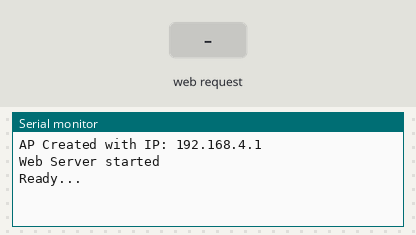
A sketch run on a simulated ESP8266 (NodeMCU). On the bench: the last lines printed to the serial monitor. The test bench sets the inputs (shaded band).

Above: at 2.2 s.
2.3 s: HTTP request GET /unit/trigger received
At 3.1 s:
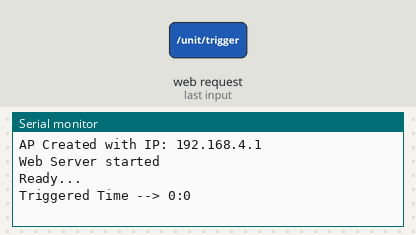
3.8 s: HTTP request GET /unit?doSetSched=1 received
At 4.3 s:
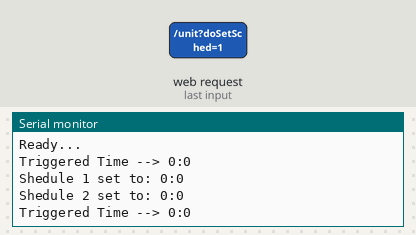

The sketch:

PerdeVoerStandAlone.ino
```cpp
/*
 * ESP01
 * Auto Feeder Web Server with motor control for 2 ports
*/

//===== Unit Variables
const int trigPin1 = 2; //---Connect motor1 to pin 3 (GPIO2) (Active LOW)
const int trigPin2 = 0; //---Connect motor2 to pin 5 (GPIO0) (Active LOW)
bool trigStatus = LOW; //---Set trigger OFF
bool runStatus = LOW; //---Set action run OFF
int trigDuration = 5; //---Trigger Duration per channel in seconds
int lastTrig_H = 0;
int lastTrig_m = 0;
int schedTrig[][3] = {{3,0,0}, {10,0,0}}; //---{H,m,ISSET}

//===== Time Variables
unsigned long time_Now = 0; //---seconds since boot
unsigned long time_Pre = 0;
unsigned long trigTime_start = 0;
int time_s = 0;
int time_m = 0;
int time_H = 0;
```

Wifi_Web.ino
```cpp
//=========================================================================================
//================================== WiFi / Web Server ====================================
//=========================================================================================

#include <ESP8266WiFi.h>
#include <ESP8266WebServer.h> //---Webserver library for ESP8266 (Built on ESP8266WiFi.h)
ESP8266WebServer myWebServer(80); //---Initialise WebServer on port 80

//=========================================================================================
//========================================= WiFi ==========================================

WiFiClient wifiClient; //---Initialise Wifi object

/*
 * Start Wifi Connect Sequence
 */
void wifi_start() {
  WiFi.mode(WIFI_AP); //---WIFI_STA (1) / (WIFI_AP (2) / WIFI_AP_STA (3) / WIFI_OFF)
  if (wifi_create_ap()) {
    Serial.print("AP Created with IP: ");
    Serial.println(WiFi.softAPIP());
  }
  else {
    Serial.println("AP failed");
  }
  webserver_setup();
}

/*
 * Connect ESP8266 to WiFi network
 */
bool wifi_create_ap() {
  //---Default IP: 192.168.4.1
  const char *ap_ssid = "CoetzeeHorseFeeder";
  return (WiFi.softAP(ap_ssid));
}

//=========================================================================================
//====================================== Web Server =======================================

/*
 * Setup Web Sever with URL event handling
 * Call in setup {}
 */
void webserver_setup() {
  myWebServer.on("/", myWebServerHandle_Root);
  myWebServer.on("/unit", myWebServerHandle_unit);
  myWebServer.on("/time", myWebServerHandle_time);
  myWebServer.on("/unit/trigger", myWebServerHandle_trigger);
  myWebServer.onNotFound(myWebServerHandle_Root);
  myWebServer.begin(); //---Start WEB server
  Serial.println("Web Server started");
}

/*
 * Functions for URL handlers
 */
void myWebServerHandle_Root() {
  myWebServer.send(200, "text/html", html_Root());
}

void myWebServerHandle_unit() {
  myWebServer.send(200, "text/html", html_Unit());
}

void myWebServerHandle_time() {
  myWebServer.send(200, "text/html", html_Time());
}

void myWebServerHandle_trigger() {
  myWebServer.send(200, "text/html", html_Unit());
  trigStatus = HIGH;
}
```

Wifi_WebPages.ino
```cpp
/*
 * =========================================
 * Create HTML String for HEAD
 * return (String)
 * =========================================
 */
String html_Head() {
  String htmlHead = "<!DOCTYPE html> <html>\n";
    htmlHead +="<head><meta name=\"viewport\" content=\"width=device-width, initial-scale=1.0, user-scalable=no\">\n";
    htmlHead +="<title>My Web Control</title>\n";
    htmlHead +="<style>html { font-family: Helvetica; display: inline-block; margin: 0px auto; text-align: center;}\n";
    htmlHead +="body{margin-top: 10px;}\n";
    htmlHead +="h1 {color: #444444;margin: 10px;}\n";
    htmlHead +="h3 {color: #444444;margin: 10px;}\n";
    htmlHead +=".button_large {display: block;width: auto;background-color: #1abc9c;border: none;color: white;padding: 15px;text-decoration: none;font-size: 25px;margin: 10px auto 10px;cursor: pointer;border-radius: 4px;}\n";
    htmlHead +=".button_small {display: block;width: auto;background-color: #1abc9c;border: none;color: white;padding: 5px;text-decoration: none;font-size: 15px;margin: 5px auto 5px;cursor: pointer;border-radius: 4px;}\n";
    htmlHead +=".button {background-color: #1abc9c;}\n";
    htmlHead +=".button:active {background-color: #16a085;}\n";
    htmlHead +="p {font-size: 15px;color: #888;margin-bottom: 10px;}\n";
    htmlHead +="</style>\n";
    htmlHead +="</head>\n";
  return htmlHead;
}

/*
 * =========================================
 * Create HTML String for Root URL "/"
 * return (String)
 * =========================================
 */
String html_Root() {
  String html_text = html_Head();
  html_text +="<body>\n";
  html_text +="<h1>Coetzee Perde Voer</h1>\n";
  html_text +="<a class=\"button_large\" href=\"/time\">Time</a>\n";
  html_text +="<a class=\"button_large\" href=\"/unit\">Unit</a>\n";
  html_text +="</body>\n";
  html_text +="</html>\n";
  return html_text;
}

/*
 * =========================================
 * Create HTML String for Unit URL "/unit"
 * return (String)
 * =========================================
 */
String html_Unit() {
  String html_text = html_Head();
  html_text += "<body>";
  html_text += "<h1>Web Control - Unit</h1>";
  html_text += "<form name='formUnit' id='formUnit' method='POST' action='/unit'>";
  html_text += "<h3>Trigger</h3>";
  html_text += "<p>Current Time: " + String(time_H) + ":" + String(time_m) + "</p>";
  html_text += "<p>Last Triggered: " + String(lastTrig_H) + ":" + String(lastTrig_m) + "</p>";
  html_text += "Trigger Duration: ";

  if (myWebServer.arg("doSetTrigDur") == "1") { //---Check if Triggrd Duration has been changed
    int new_trig_duration = myWebServer.arg("trig_duration").toInt();
    if ((new_trig_duration > 0) and           //---Min value validation
        (new_trig_duration < 30) and          //---Max value validation
        (new_trig_duration != trigDuration)   //---If different
       ) {
        Serial.println("Trigger Duration set to: " + String(trigDuration));
        trigDuration = new_trig_duration;
    }
   }

  html_text += "<input type='text' size=2 name='trig_duration' id='trig_duration' value='" + String(trigDuration) + "'>s";
  html_text += "<input type='hidden' name='doSetTrigDur' id='doSetTrigDur' value=0>";
  html_text += "<input type='submit' class='button_small' value='Set Duration' onclick=document.getElementById('doSetTrigDur').value=1>";
  html_text += "<br>";
  html_text += "<h3>Schedule</h3>";

  for (int i = 0; i < (sizeof(schedTrig) / sizeof(schedTrig[0])); i++ ) {
    if (myWebServer.arg("doSetSched") == "1") { //---Check if sched has been changed
      int new_sched_time_H = myWebServer.arg("time_H" + String(i)).toInt();
      int new_sched_time_m = myWebServer.arg("time_m" + String(i)).toInt();
      if ((new_sched_time_H >= 0) and (new_sched_time_H <= 23) and                          //---Hour Validation
          (new_sched_time_m >= 0) and (new_sched_time_m <= 59) and                          //---Min Validation
          ((new_sched_time_H != schedTrig[i][0]) or (new_sched_time_m != schedTrig[i][1]))  //---If different
          ) {
        schedTrig[i][0] = new_sched_time_H;
        schedTrig[i][1] = new_sched_time_m;
        Serial.println("Shedule " + String(i + 1) + " set to: " + String(new_sched_time_H) + ":" + String(new_sched_time_m));
      }
    }

    html_text += String(i + 1);
    html_text += " <input type='text' size=2 name='time_H" + String(i) + "' id='time_H" + String(i) + "' style='text-align:right' value='" + String(schedTrig[i][0]) + "'>";
    html_text += " : ";
    html_text += "<input type='text' size=2 name='time_m" + String(i) + "' id='time_m" + String(i) + "' value='" + String(schedTrig[i][1]) + "'>";
    html_text += "<br>";
   }
  html_text += "<input type='hidden' name='doSetSched' id='doSetSched' value=0>";
  html_text += "<input type='submit' class='button_small' value='Set Schedule' onclick=document.getElementById('doSetSched').value=1>";
  html_text += "</form><br>";
  html_text += "<a class=\"button_large button\" href=\"/unit/trigger\">Trigger</a>";
  html_text += "<a class=\"button_large\" href=\"/\">Home</a>";
  html_text += "</body>";
  html_text += "</html>";
  return html_text;
}

/*
 * =========================================
 * Create HTML String for Unit URL "/time"
 * return (String)
 * =========================================
 */
String html_Time() {
  String html_text = html_Head();
  html_text +="<body>\n";
  html_text +="<h1>Web Control - Time</h1>\n";
  html_text +="<h3>Time</h3>\n";

  if (myWebServer.arg("doSetTime") == "1") { //---Check if should Connect
    int new_time_H = myWebServer.arg("time_H").toInt();
    int new_time_m = myWebServer.arg("time_m").toInt();
    if ((new_time_H >= 0) and (new_time_H <= 23) and (new_time_m >= 0) and (new_time_m <= 59)) {
      time_H = new_time_H;
      time_m = new_time_m;
      Serial.print("Time set to: ");
      Serial.print(time_H);
      Serial.print(":");
      Serial.println(time_m);
    }
  }

  html_text +="<form name='formTime' id='formTime' method='POST' action='/time'>\n";
  html_text +="<input type='text' size=2 name='time_H' id='time_H' value='";
  html_text += time_H;
  html_text +="'> : ";
  html_text +="<input type='text' size=2 name='time_m' id='time_m' value='";
  html_text += time_m;
  html_text += "'>";
  html_text +="<input type='hidden' name='doSetTime' id='doSetTime' value=0>\n";
  html_text +="<input type='submit' class='button_small' value='Set Time' onclick=document.getElementById('doSetTime').value=1>\n";
  html_text +="</form><br>\n";
  html_text +="<a class=\"button_large\" href=\"/\">Home</a>\n";
  html_text +="</body>\n";
  html_text +="</html>\n";
  return html_text;
}
```

x_Functions.ino
```cpp
/*
 * TimeKeeper
 */
void timeKeeper() {
  time_Now = (millis()/1000); //--- the number of milliseconds that have passed since boot
  time_s = time_Now - time_Pre; //--- the number of seconds that have passed since the last time 60 seconds was reached.

  if (time_s >= 60) {
    time_Pre = time_Pre + 60;
    time_m += 1;
  }

  if (time_m >= 60){
    time_m = time_m % 60;
    time_H += 1;
  }

  if (time_H == 24)
    time_H = 0;

}

/*
 * Check Schedule to Trigger
 */
void sched_Trigger() {
  for ( int i = 0; i < (sizeof(schedTrig) / sizeof(schedTrig[0])); i++ ) {
    if ((time_H == schedTrig[i][0]) and (time_m == schedTrig[i][1])) { //---Trigger Time is Now
      if (schedTrig[i][2] == 0) { //---Check if not yet Done, Do Trigger
        schedTrig[i][2] = 1; //---Mark as Done
        trigStatus = HIGH;
      }
    }
    else { //---Not Trigger Time, set as Not Done
      if (schedTrig[i][2] == 1)
        schedTrig[i][2] = 0;
    }
  }
}

/*
 * Check if feeding sequence should still be running
 */
void checkAction() {
  if (runStatus) { //---Still Running
    if ((time_Now - trigTime_start) > trigDuration) { //---if time done, switch off
      Serial.println("Switch Off");
      runStatus = LOW;
      digitalWrite(trigPin1, HIGH);
      digitalWrite(trigPin2, HIGH);
    }
  }
}
```

x_loop.ino
```cpp
void loop() {

  //---Update Time
  timeKeeper();

  //---Listen for incomming HTML requests
  myWebServer.handleClient();

  //---Check Trigger Schedule
  sched_Trigger();

  //---Trigger Received
  if(trigStatus) {
    lastTrig_H = time_H;
    lastTrig_m = time_m;
    Serial.print("Triggered Time --> ");
    Serial.print(lastTrig_H);
    Serial.print(":");
    Serial.println(lastTrig_m);
    //---Set run start
    runStatus = HIGH;
    trigTime_start = time_Now;
    //---Switch ON
    digitalWrite(trigPin1, LOW);
    digitalWrite(trigPin2, LOW);
    //---Trigger done
    trigStatus = LOW;
  }

  //---Check Run Status
  checkAction();

}
```

x_setup.ino
```cpp
void setup() {

  //---Set Pins
  pinMode(trigPin1, OUTPUT);
  pinMode(trigPin2, OUTPUT);
  digitalWrite(trigPin1, HIGH);
  digitalWrite(trigPin2, HIGH);

  Serial.begin(115200); //---Begin Serial
  delay(1000); //---wait for serial monitor to start
  Serial.println(); //---new line in case junk has been printed

  wifi_start(); //---Start Wifi AP Setup

  Serial.println("Ready...");

}
```

Measured:
- after the input at 2.3 s, the serial monitor: prints a new line at once (image 1)
- after the input at 3.8 s, the serial monitor: prints a new line at once (image 2)
